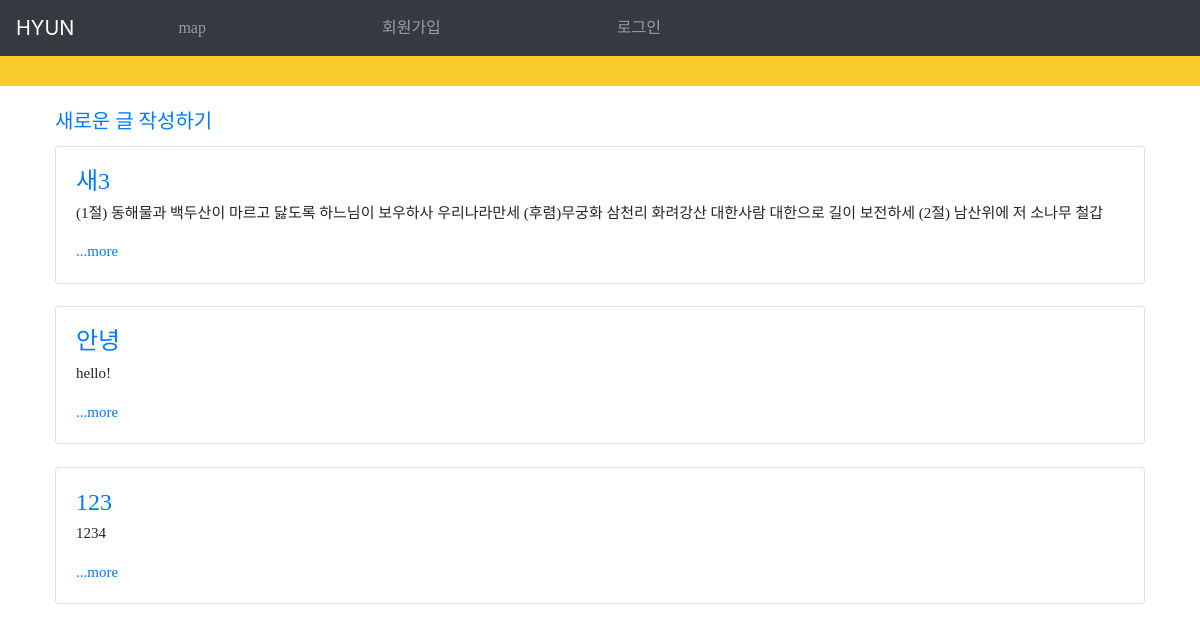
The app's page /, older data.
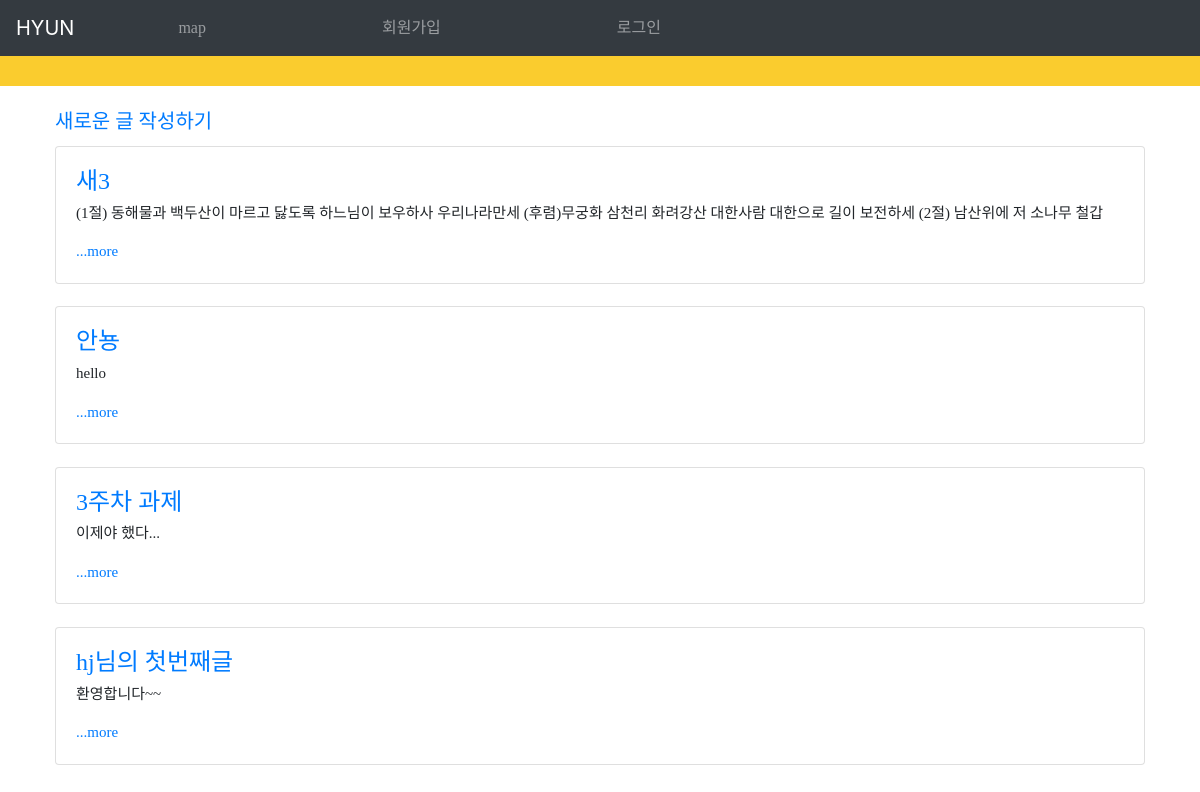
The same page, newer data.
### mblog/models.py (models this page shows, shortened)
class Blog(models.Model):
    title = models.CharField(max_length=100)
    body = models.TextField()
    update_date = models.DateTimeField(auto_now=True)
    def summary(self):
        return self.body[:100]

### mblog/views.py (the view)
# urls.py: path('', mblog.views.show, name='show'),
def show(request):
    boards = Blog.objects.all()
    return render(request, 'show.html', {'boards': boards})

### mblog/templates/show.html (shortened to what this page needs)
<!DOCTYPE html>
<html>
    <head>
    </head>
    <body>
        {% extends 'base.html' %}
        {% load staticfiles %}
        {% block content %}
        <div class="container">
            <div class="new">
                <a href="{% url 'post' %}">새로운 글 작성하기</a>
            </div>
            <div class="text">
                {% for board in boards.all %}
                <div class="card">
                    <div class="card-body">
                        <a href="{% url 'detail' board.id %}"><h4 class="card-title">{{board.title}}</h4></a>
                      <p class="card-text">{{board.summary}}</p>
                      <a href="{% url 'detail' board.id %}"  class="card-link">...more</a>
                    </div>
                </div>
                <br>
                {% endfor %}
            </div>
        </div>
        {% endblock %}

Row changes from the older to the newer data that the page shows:
removed Blog: title "123", summary "1234"
changed Blog: title "안녕" → "안뇽"; summary "hello!" → "hello"
added Blog: title "3주차 과제", summary "이제야 했다..."
added Blog: title "hj님의 첫번째글", summary "환영합니다~~"
